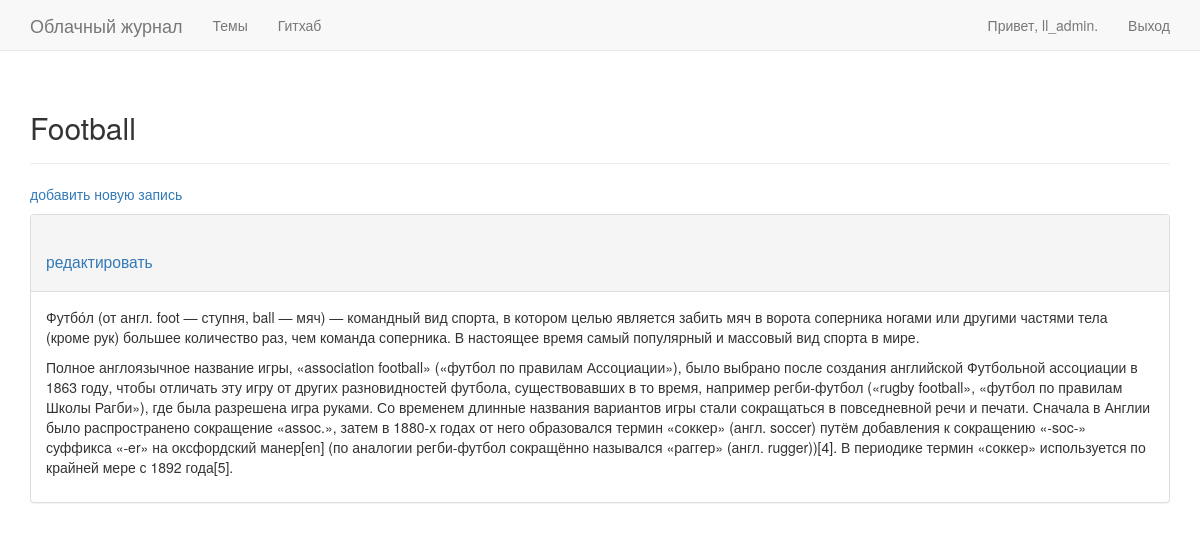
The page /topics/3/ (signed in) on the database its author committed.
### learning_logs/models.py (models this page shows, shortened)
class Topic(models.Model):
    text = models.CharField(max_length=200)
    datetime = models.DateTimeField(auto_now_add=True)
    owner = models.ForeignKey(User)
    def __str__(self):
        return self.text

class Entry(models.Model):
    topic = models.ForeignKey(Topic)
    text = models.TextField()
    datetime = models.DateTimeField(auto_now_add=True)
    class Meta:
        verbose_name_plural = 'entries'

### learning_logs/views.py (the view)
# urls.py: url(r'^topics/(?P<topic_id>\d+)/$', views.topic, name='topic'),
@login_required
def topic(request, topic_id):
    topic = Topic.objects.get(id=topic_id)
    if topic.owner != request.user:
        raise Http404
    entries = topic.entry_set.order_by('-datetime')
    context = {'topic' : topic, 'entries' : entries}
    return render(request, 'learning_logs/topic.html', context)

### learning_logs/templates/learning_logs/topic.html (shortened to what this page needs)
{% extends 'learning_logs/base.html' %}
{% block header %}
    <h2>{{ topic }}</h2>
{% endblock header %}
{% block content %}
    <p>
        <a href="{% url 'learning_logs:new_entry' topic.id %}">добавить новую запись</a>
    </p>
    {% for entry in entries %}
        <div class="panel panel-default">
            <div class="panel-heading">
                <h3>
                    <small>
                        <a href="{% url 'learning_logs:edit_entry' entry.id %}">редактировать</a>
                    </small>
                </h3>
            </div>
            <div class="panel-body">
                {{ entry.text|linebreaks }}
            </div>
        </div>
    {% empty %}
        В этой теме записей пока нет
    {% endfor %}
{% endblock content %}

### learning_logs/templates/learning_logs/base.html (shortened to what this page needs)
{% load bootstrap3 %}
<!DOCTYPE html>
    <html lang="ru">
    <head>
        {% bootstrap_css %}
    </head>
    <body>
        <nav class="navbar navbar-default navbar-static-top">
            <div class="container">
                <div class="navbar-header">
                    <a class="navbar-brand" href="{% url 'learning_logs:index' %}">Облачный журнал</a>
                </div>
                <div id="navbar" class="navbar-collapse collapse">
                    <ul class="nav navbar-nav">
                        <li><a href="{% url 'learning_logs:topics' %}">Темы</a></li>
                        <li><a href="https://github.com/Emilnurg" target="_blank" >Гитхаб</a> </li>
                    </ul>
                    <ul class="nav navbar-nav navbar-right">
                        {% if user.is_authenticated %}
                            <li><a>Привет, {{ user.username }}.</a></li>
                            <li><a href="{% url 'users:logout' %}">Выход</a></li>
                        {% else %}
                            <li><a href="{% url 'users:register' %}">Регистрация</a></li>
                            <li><a href="{% url 'users:login' %}">Вход</a></li>
                        {% endif %}
                    </ul>
                </div>
            </div>
        </nav>
        <div class="container">
            <div class="page-header">
                {% block header %}{% endblock header %}
            </div>
            <div>
                {% block content %}{% endblock content %}
            </div>
        </div>
    </body>
</html>

### rows shown on the page
Topic: text "Football"
Entry: text "Футбо́л (от англ. foot — ступня, ball — мяч) — командный вид спорта, в котором целью является забить мяч в ворота соперника ногами или другими частями тела (кроме рук) большее количество раз, чем команда соперника. В настоящее время самый популярный и массовый вид спорта в мире. Полное англоязычное название игры, «association football» («футбол по правилам Ассоциации»), было выбрано после создания английской Футбольной ассоциации в 1863 году, чтобы отличать эту игру от других разновидностей футбола, существовавших в то время, например регби-футбол («rugby football», «футбол по правилам Школы Рагби»), где была разрешена игра руками. Со временем длинные названия вариантов игры стали…"

### other values the page prints
{{ user.username }} "ll_admin"
